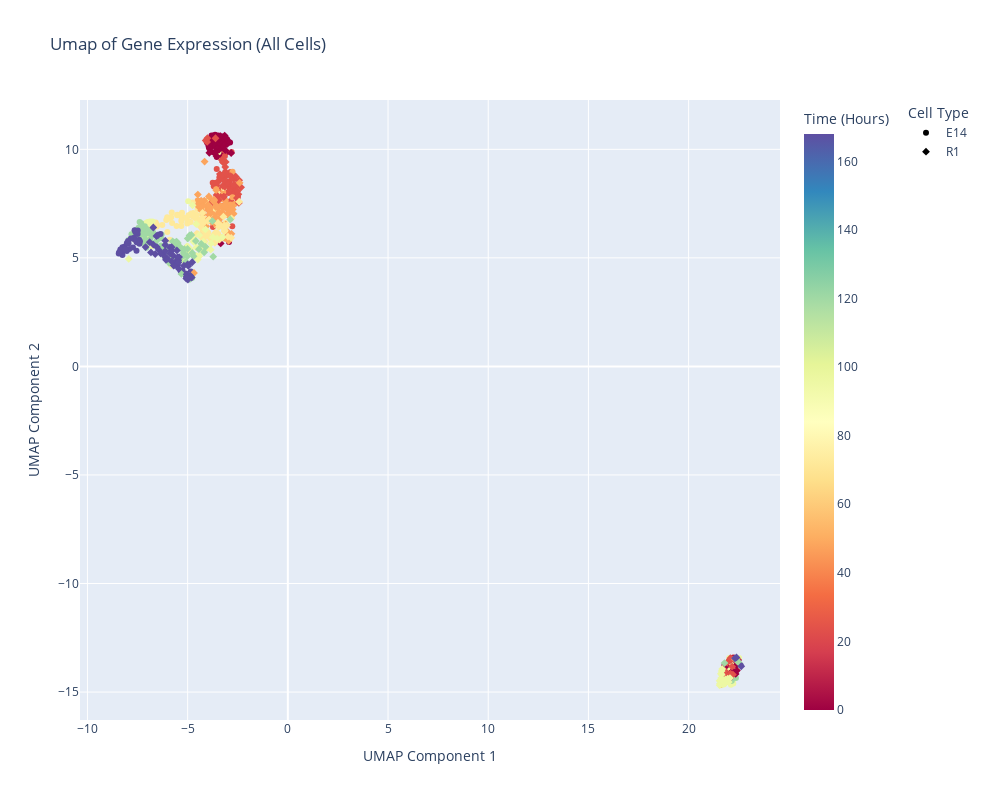

Write notebook code for a chart like this one.
### Markdown cell above
### Part 5. Dimensionality Reduction (Non-linear methods)
Non-linear dimensionality reduction (t-SNE, UMAP) methods usually produce better visualisations than PCA

1. Redo steps 1,3,4 of the previous part (keeping only 2 components, then 3 components) using a non-linear reduction method of your choice (**t-SNE** or **UMAP**). What do you observe ? How is the visulisation produced compared to the visual result of PCA ?


Bonus: Redo step 1 using the dimensionality reduction method **isomap** (https://scikit-learn.org/stable/modules/generated/sklearn.manifold.Isomap.html)

### Code cell
import umap

all_genes = df.drop(['Sample','Time','Type', 'Unnamed: 99', 'Bmp4_group', 'Nanog_group'], axis=1)

reducer = umap.UMAP(n_neighbors=15, min_dist=0.1, random_state=42)
genes_umaped = reducer.fit_transform(all_genes)

umap_df = pd.DataFrame(
    genes_umaped,
    columns=["PC1", "PC2"]
)

umap_df["Time"] = df["Time"].values
umap_df["CellType"] = df["Type"].values 

fig = px.scatter(
    umap_df,
    x="PC1",
    y="PC2",
    color="Time",
    color_continuous_scale="Spectral",
    #range_x=[-10,-2],
    #range_y=[0,10],
    symbol="CellType",
    title="Umap of Gene Expression (All Cells)",
    labels={
        "PC1": "UMAP Component 1",
        "PC2": "UMAP Component 2",
        "Time": "Time (Hours)",
        "CellType": "Cell Type"
    }
)

fig.update_layout(
    height=800,
    width=1000,
    template="plotly"
    )

fig.update_layout(
    legend=dict(
        x=1.18,
        y=1,
        xanchor="left",
        yanchor="top"
    ),
    margin=dict(r=220)
)

fig.show()

### Figure 1 — Plotly figure (JSON) as saved in the notebook; plotly's stock layout.template omitted (floating-point values rounded to 4 significant figures; data arrays with more than 128 entries replaced by an {"elided": "..."} marker saying what was removed)
{"data": [{"hovertemplate": "Cell Type=E14<br>UMAP Component 1=%{x}<br>UMAP Component 2=%{y}<br>Time (Hours)=%{marker.color}<extra></extra>", "legendgroup": "E14", "marker": {"color": {"elided": "336 int values"}, "coloraxis": "coloraxis", "symbol": "circle"}, "mode": "markers", "name": "E14", "orientation": "v", "showlegend": true, "type": "scatter", "x": {"elided": "336 float values"}, "xaxis": "x", "y": {"elided": "336 float values"}, "yaxis": "y"}, {"hovertemplate": "Cell Type=R1<br>UMAP Component 1=%{x}<br>UMAP Component 2=%{y}<br>Time (Hours)=%{marker.color}<extra></extra>", "legendgroup": "R1", "marker": {"color": {"elided": "336 int values"}, "coloraxis": "coloraxis", "symbol": "diamond"}, "mode": "markers", "name": "R1", "orientation": "v", "showlegend": true, "type": "scatter", "x": {"elided": "336 float values"}, "xaxis": "x", "y": {"elided": "336 float values"}, "yaxis": "y"}], "layout": {"coloraxis": {"colorbar": {"title": {"text": "Time (Hours)"}}, "colorscale": [[0, "rgb(158,1,66)"], [0.1, "rgb(213,62,79)"], [0.2, "rgb(244,109,67)"], [0.3, "rgb(253,174,97)"], [0.4, "rgb(254,224,139)"], [0.5, "rgb(255,255,191)"], [0.6, "rgb(230,245,152)"], [0.7, "rgb(171,221,164)"], [0.8, "rgb(102,194,165)"], [0.9, "rgb(50,136,189)"], [1, "rgb(94,79,162)"]]}, "height": 800, "legend": {"title": {"text": "Cell Type"}, "tracegroupgap": 0, "x": 1.18, "xanchor": "left", "y": 1, "yanchor": "top"}, "margin": {"r": 220}, "title": {"text": "Umap of Gene Expression (All Cells)"}, "width": 1000, "xaxis": {"anchor": "y", "domain": [0, 1], "title": {"text": "UMAP Component 1"}}, "yaxis": {"anchor": "x", "domain": [0, 1], "title": {"text": "UMAP Component 2"}}}}
